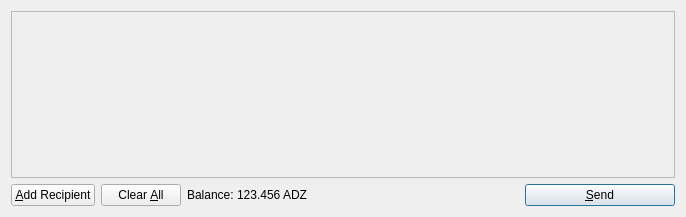
<?xml version="1.0" encoding="UTF-8"?>
<ui version="4.0">
 <class>SendCoinsDialog</class>
 <widget class="QDialog" name="SendCoinsDialog">
  <property name="geometry">
   <rect>
    <x>0</x>
    <y>0</y>
    <width>686</width>
    <height>217</height>
   </rect>
  </property>
  <property name="windowTitle">
   <string>Send Coins</string>
  </property>
  <layout class="QVBoxLayout" name="verticalLayout">
   <item>
    <widget class="QScrollArea" name="scrollArea">
     <property name="widgetResizable">
      <bool>true</bool>
     </property>
     <widget class="QWidget" name="scrollAreaWidgetContents">
      <property name="geometry">
       <rect>
        <x>0</x>
        <y>0</y>
        <width>666</width>
        <height>165</height>
       </rect>
      </property>
      <layout class="QVBoxLayout" name="verticalLayout_2">
       <property name="margin">
        <number>0</number>
       </property>
       <item>
        <layout class="QVBoxLayout" name="entries">
         <property name="spacing">
          <number>6</number>
         </property>
        </layout>
       </item>
       <item>
        <spacer name="verticalSpacer">
         <property name="orientation">
          <enum>Qt::Vertical</enum>
         </property>
         <property name="sizeHint" stdset="0">
          <size>
           <width>20</width>
           <height>40</height>
          </size>
         </property>
        </spacer>
       </item>
      </layout>
     </widget>
    </widget>
   </item>
   <item>
    <layout class="QHBoxLayout" name="horizontalLayout">
     <item>
      <widget class="QPushButton" name="addButton">
       <property name="toolTip">
        <string>Send to multiple recipients at once</string>
       </property>
       <property name="text">
        <string>&amp;Add Recipient</string>
       </property>
       <property name="icon">
        <iconset resource="../bitcoin.qrc">
         <normaloff>:/icons/add</normaloff>:/icons/add</iconset>
       </property>
       <property name="autoDefault">
        <bool>false</bool>
       </property>
      </widget>
     </item>
     <item>
      <widget class="QPushButton" name="clearButton">
       <property name="sizePolicy">
        <sizepolicy hsizetype="Minimum" vsizetype="Fixed">
         <horstretch>0</horstretch>
         <verstretch>0</verstretch>
        </sizepolicy>
       </property>
       <property name="toolTip">
        <string>Remove all transaction fields</string>
       </property>
       <property name="text">
        <string>Clear &amp;All</string>
       </property>
       <property name="icon">
        <iconset resource="../bitcoin.qrc">
         <normaloff>:/icons/remove</normaloff>:/icons/remove</iconset>
       </property>
       <property name="autoRepeatDelay">
        <number>300</number>
       </property>
       <property name="autoDefault">
        <bool>false</bool>
       </property>
      </widget>
     </item>
     <item>
      <layout class="QHBoxLayout" name="horizontalLayout_2">
       <property name="spacing">
        <number>3</number>
       </property>
       <item>
        <widget class="QLabel" name="label">
         <property name="text">
          <string>Balance:</string>
         </property>
        </widget>
       </item>
       <item>
        <widget class="QLabel" name="labelBalance">
         <property name="cursor">
          <cursorShape>IBeamCursor</cursorShape>
         </property>
         <property name="text">
          <string>123.456 ADZ</string>
         </property>
         <property name="textInteractionFlags">
          <set>Qt::LinksAccessibleByMouse|Qt::TextSelectableByKeyboard|Qt::TextSelectableByMouse</set>
         </property>
        </widget>
       </item>
      </layout>
     </item>
     <item>
      <spacer name="horizontalSpacer">
       <property name="orientation">
        <enum>Qt::Horizontal</enum>
       </property>
       <property name="sizeHint" stdset="0">
        <size>
         <width>40</width>
         <height>20</height>
        </size>
       </property>
      </spacer>
     </item>
     <item>
      <widget class="QPushButton" name="sendButton">
       <property name="minimumSize">
        <size>
         <width>150</width>
         <height>0</height>
        </size>
       </property>
       <property name="toolTip">
        <string>Confirm the send action</string>
       </property>
       <property name="text">
        <string>&amp;Send</string>
       </property>
       <property name="icon">
        <iconset resource="../bitcoin.qrc">
         <normaloff>:/icons/send</normaloff>:/icons/send</iconset>
       </property>
       <property name="default">
        <bool>true</bool>
       </property>
      </widget>
     </item>
    </layout>
   </item>
  </layout>
 </widget>
 <resources>
  <include location="../bitcoin.qrc"/>
 </resources>
 <connections/>
</ui>
